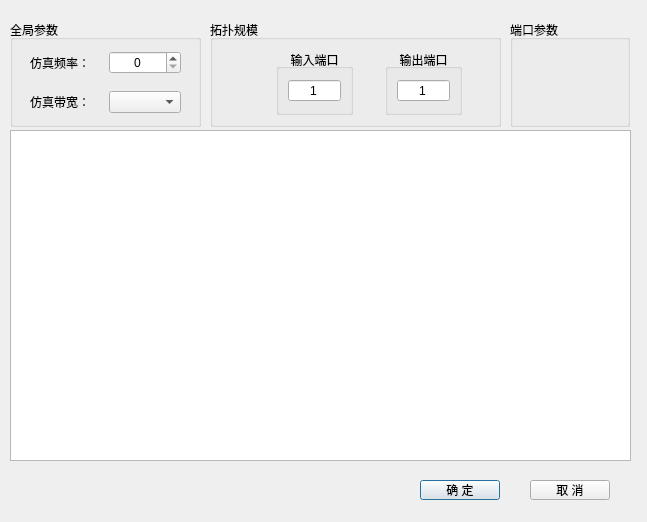
<?xml version="1.0" encoding="UTF-8"?>
<ui version="4.0">
 <class>DesignDialog</class>
 <widget class="QDialog" name="DesignDialog">
  <property name="geometry">
   <rect>
    <x>0</x>
    <y>0</y>
    <width>647</width>
    <height>522</height>
   </rect>
  </property>
  <property name="windowTitle">
   <string>Dialog</string>
  </property>
  <widget class="QPushButton" name="pushButton">
   <property name="geometry">
    <rect>
     <x>420</x>
     <y>480</y>
     <width>80</width>
     <height>20</height>
    </rect>
   </property>
   <property name="text">
    <string>确 定</string>
   </property>
  </widget>
  <widget class="QPushButton" name="pushButton_2">
   <property name="geometry">
    <rect>
     <x>530</x>
     <y>480</y>
     <width>80</width>
     <height>20</height>
    </rect>
   </property>
   <property name="text">
    <string>取 消</string>
   </property>
  </widget>
  <widget class="QGroupBox" name="groupBox">
   <property name="geometry">
    <rect>
     <x>210</x>
     <y>20</y>
     <width>291</width>
     <height>107</height>
    </rect>
   </property>
   <property name="title">
    <string>拓扑规模</string>
   </property>
   <layout class="QVBoxLayout" name="verticalLayout">
    <item>
     <layout class="QHBoxLayout" name="horizontalLayout">
      <item>
       <widget class="QLabel" name="label_2">
        <property name="text">
         <string/>
        </property>
        <property name="pixmap">
         <pixmap resource="myResources.qrc">:/projectImages/ImageResources/sinusoid.png</pixmap>
        </property>
       </widget>
      </item>
      <item>
       <widget class="QLabel" name="label_7">
        <property name="text">
         <string/>
        </property>
        <property name="pixmap">
         <pixmap resource="myResources.qrc">:/projectImages/ImageResources/16right.png</pixmap>
        </property>
       </widget>
      </item>
      <item>
       <widget class="QGroupBox" name="groupBox_2">
        <property name="title">
         <string>输入端口</string>
        </property>
        <property name="alignment">
         <set>Qt::AlignCenter</set>
        </property>
        <layout class="QHBoxLayout" name="horizontalLayout_2">
         <item>
          <widget class="QSpinBox" name="sbx_incount">
           <property name="layoutDirection">
            <enum>Qt::LeftToRight</enum>
           </property>
           <property name="autoFillBackground">
            <bool>false</bool>
           </property>
           <property name="alignment">
            <set>Qt::AlignCenter</set>
           </property>
           <property name="buttonSymbols">
            <enum>QAbstractSpinBox::NoButtons</enum>
           </property>
           <property name="showGroupSeparator" stdset="0">
            <bool>false</bool>
           </property>
           <property name="minimum">
            <number>1</number>
           </property>
           <property name="maximum">
            <number>24</number>
           </property>
          </widget>
         </item>
        </layout>
       </widget>
      </item>
      <item>
       <widget class="QLabel" name="label_3">
        <property name="text">
         <string/>
        </property>
        <property name="pixmap">
         <pixmap resource="myResources.qrc">:/projectImages/ImageResources/16right.png</pixmap>
        </property>
       </widget>
      </item>
      <item>
       <widget class="QGroupBox" name="groupBox_3">
        <property name="title">
         <string>输出端口</string>
        </property>
        <property name="alignment">
         <set>Qt::AlignCenter</set>
        </property>
        <layout class="QHBoxLayout" name="horizontalLayout_3">
         <item>
          <widget class="QSpinBox" name="sbx_outcount">
           <property name="alignment">
            <set>Qt::AlignCenter</set>
           </property>
           <property name="buttonSymbols">
            <enum>QAbstractSpinBox::NoButtons</enum>
           </property>
           <property name="minimum">
            <number>1</number>
           </property>
           <property name="maximum">
            <number>24</number>
           </property>
          </widget>
         </item>
        </layout>
       </widget>
      </item>
      <item>
       <widget class="QLabel" name="label_4">
        <property name="text">
         <string/>
        </property>
        <property name="pixmap">
         <pixmap resource="myResources.qrc">:/projectImages/ImageResources/16right.png</pixmap>
        </property>
       </widget>
      </item>
     </layout>
    </item>
   </layout>
  </widget>
  <widget class="QTableView" name="tableView">
   <property name="geometry">
    <rect>
     <x>10</x>
     <y>130</y>
     <width>621</width>
     <height>331</height>
    </rect>
   </property>
  </widget>
  <widget class="QGroupBox" name="groupBox_4">
   <property name="geometry">
    <rect>
     <x>10</x>
     <y>20</y>
     <width>191</width>
     <height>107</height>
    </rect>
   </property>
   <property name="title">
    <string>全局参数</string>
   </property>
   <widget class="QWidget" name="layoutWidget">
    <property name="geometry">
     <rect>
      <x>20</x>
      <y>30</y>
      <width>151</width>
      <height>25</height>
     </rect>
    </property>
    <layout class="QHBoxLayout" name="horizontalLayout_4">
     <item>
      <widget class="QLabel" name="label_5">
       <property name="text">
        <string>仿真频率：</string>
       </property>
       <property name="buddy">
        <cstring>spinBox</cstring>
       </property>
      </widget>
     </item>
     <item>
      <widget class="QSpinBox" name="spinBox">
       <property name="alignment">
        <set>Qt::AlignCenter</set>
       </property>
      </widget>
     </item>
    </layout>
   </widget>
   <widget class="QWidget" name="layoutWidget">
    <property name="geometry">
     <rect>
      <x>20</x>
      <y>70</y>
      <width>151</width>
      <height>24</height>
     </rect>
    </property>
    <layout class="QHBoxLayout" name="horizontalLayout_5">
     <item>
      <widget class="QLabel" name="label">
       <property name="text">
        <string>仿真带宽：</string>
       </property>
       <property name="buddy">
        <cstring>comboBox</cstring>
       </property>
      </widget>
     </item>
     <item>
      <widget class="QComboBox" name="comboBox"/>
     </item>
    </layout>
   </widget>
  </widget>
  <widget class="QGroupBox" name="groupBox_5">
   <property name="geometry">
    <rect>
     <x>510</x>
     <y>20</y>
     <width>120</width>
     <height>107</height>
    </rect>
   </property>
   <property name="title">
    <string>端口参数</string>
   </property>
  </widget>
 </widget>
 <resources>
  <include location="myResources.qrc"/>
 </resources>
 <connections>
  <connection>
   <sender>sbx_incount</sender>
   <signal>valueChanged(int)</signal>
   <receiver>tableView</receiver>
   <slot>update()</slot>
   <hints>
    <hint type="sourcelabel">
     <x>348</x>
     <y>101</y>
    </hint>
    <hint type="destinationlabel">
     <x>130</x>
     <y>177</y>
    </hint>
   </hints>
  </connection>
  <connection>
   <sender>sbx_outcount</sender>
   <signal>valueChanged(int)</signal>
   <receiver>tableView</receiver>
   <slot>update()</slot>
   <hints>
    <hint type="sourcelabel">
     <x>425</x>
     <y>95</y>
    </hint>
    <hint type="destinationlabel">
     <x>430</x>
     <y>139</y>
    </hint>
   </hints>
  </connection>
 </connections>
</ui>
